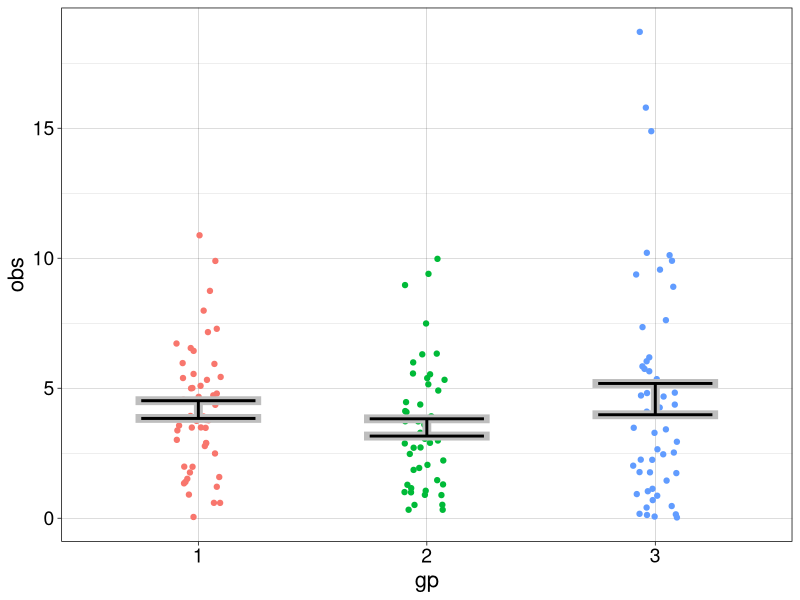
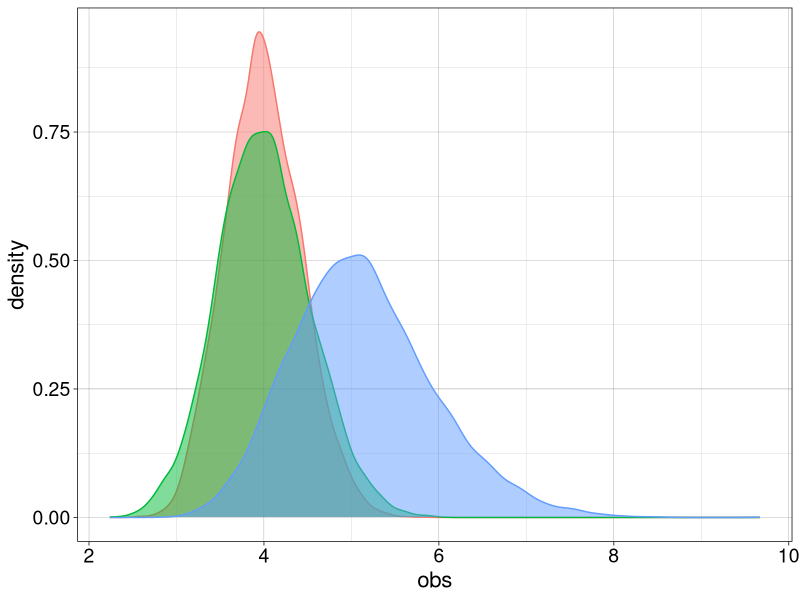

Reproduce these figures in R, in order.
## ---- chunk 1
# dependencies
library(ggplot2)
library(tibble)
# library(tidyr)
# library(cowplot)
# library(retimes)
# source("./functions/tests.txt")
# library(beepr)
## ---- chunk 2
sessionInfo()
## ---- chunk 3
# dice / type of participants available
dice <- c(4, 6, 8, 10, 12, 20)
# weights / proportions of each type for population 1
pop1 <- c(0, 5, 6, 3, 1, 0)
pop2 <- c(2, 4, 3, 4, 2, 0)
pop3 <- c(0, 3, 4, 4, 2, 2)
## ---- chunk 4
sum(pop1)
sum(pop2)
sum(pop3)
## ---- chunk 5
bn <- 5 # multiply by n to make bag populations
# red
pop1 * bn
# green
pop2 * bn
# blue
pop3 * bn
## ---- chunk 6
set.seed(777)
np <- 10
nt <- 5
# sample participants
samp1 <- sample(dice, np, replace = TRUE, prob = pop1)
samp2 <- sample(dice, np, replace = TRUE, prob = pop2)
samp3 <- sample(dice, np, replace = TRUE, prob = pop3)
# sample trials for each participant
res1 <- matrix(NA, nrow = nt, ncol = np)
res2 <- matrix(NA, nrow = nt, ncol = np)
res3 <- matrix(NA, nrow = nt, ncol = np)
for(P in 1:np){
  res1[,P] <- runif(nt, min = 0, max = samp1[P])
  res2[,P] <- runif(nt, min = 0, max = samp2[P])
  res3[,P] <- runif(nt, min = 0, max = samp3[P])
}
## ---- chunk 7
round(apply(res1, 2, mean), digits=1)
round(apply(res2, 2, mean), digits=1)
round(apply(res3, 2, mean), digits=1)
## ---- chunk 8
set.seed(1)
df <- tibble(obs = c(as.vector(res1),as.vector(res2),as.vector(res3)),
             gp = factor(c(rep(1,np*nt),rep(2,np*nt),rep(3,np*nt))),
             id = factor(rep(1:(np*3),each=nt))
             )

  ggplot(df, aes(gp, obs)) + theme_linedraw() +
  geom_point(aes(colour = gp), position = position_jitter(width = 0.1)) +
  theme(legend.position = "none",
        axis.text = element_text(size = 14),
        axis.title = element_text(size = 16)) +
  geom_errorbar(stat = "summary", fun.y = mean, fun.ymin = mean,
                fun.ymax = mean, colour = "grey", width = .55, size = 3) +
  geom_errorbar(stat = "summary", fun.y = mean, fun.ymin = mean,
                fun.ymax = mean, colour = "black", width = .5, size = 1)
  #   geom_errorbar(stat = "summary", fun.y = median, fun.ymin = median, 
  #               fun.ymax = median, colour = "grey40", width = .55, size = 3) +
  # geom_errorbar(stat = "summary", fun.y = median, fun.ymin = median, 
  #               fun.ymax = median, colour = "orange", width = .5, size = 1)
## ---- chunk 9
nsim <- 10000
set.seed(666)
np <- 10
nt <- 5

sim.res <- matrix(NA, nrow = nsim, ncol = 3) # 3 groups
 
# sample participants once
samp1 <- matrix(sample(dice, np*nsim, replace = TRUE, prob = pop1), nrow = nsim)
samp2 <- matrix(sample(dice, np*nsim, replace = TRUE, prob = pop2), nrow = nsim)
samp3 <- matrix(sample(dice, np*nsim, replace = TRUE, prob = pop3), nrow = nsim)

# trial matrices
res1 <- matrix(NA, nrow = nt, ncol = np)
res2 <- matrix(NA, nrow = nt, ncol = np)
res3 <- matrix(NA, nrow = nt, ncol = np)

for(sim in 1:nsim){
  
  # sample trials for each participant
  for(P in 1:np){
    res1[,P] <- runif(nt, min = 0, max = samp1[sim,P])
    res2[,P] <- runif(nt, min = 0, max = samp2[sim,P])
    res3[,P] <- runif(nt, min = 0, max = samp3[sim,P])
  }
  
  sim.res[sim,1] <- mean(res1)
  sim.res[sim,2] <- mean(res2)
  sim.res[sim,3] <- mean(res3)
  
}
## ---- chunk 10
df <- tibble(obs = as.vector(sim.res),
             sim = factor(rep(1:nsim,3)),
             gp = factor(rep(1:3,each=nsim))
             )

  ggplot(df, aes(obs, fill = gp, colour = gp)) + theme_linedraw() +
  geom_density(alpha = 0.5) +
  theme(legend.position = "none",
        axis.text = element_text(size = 14),
        axis.title = element_text(size = 16))
